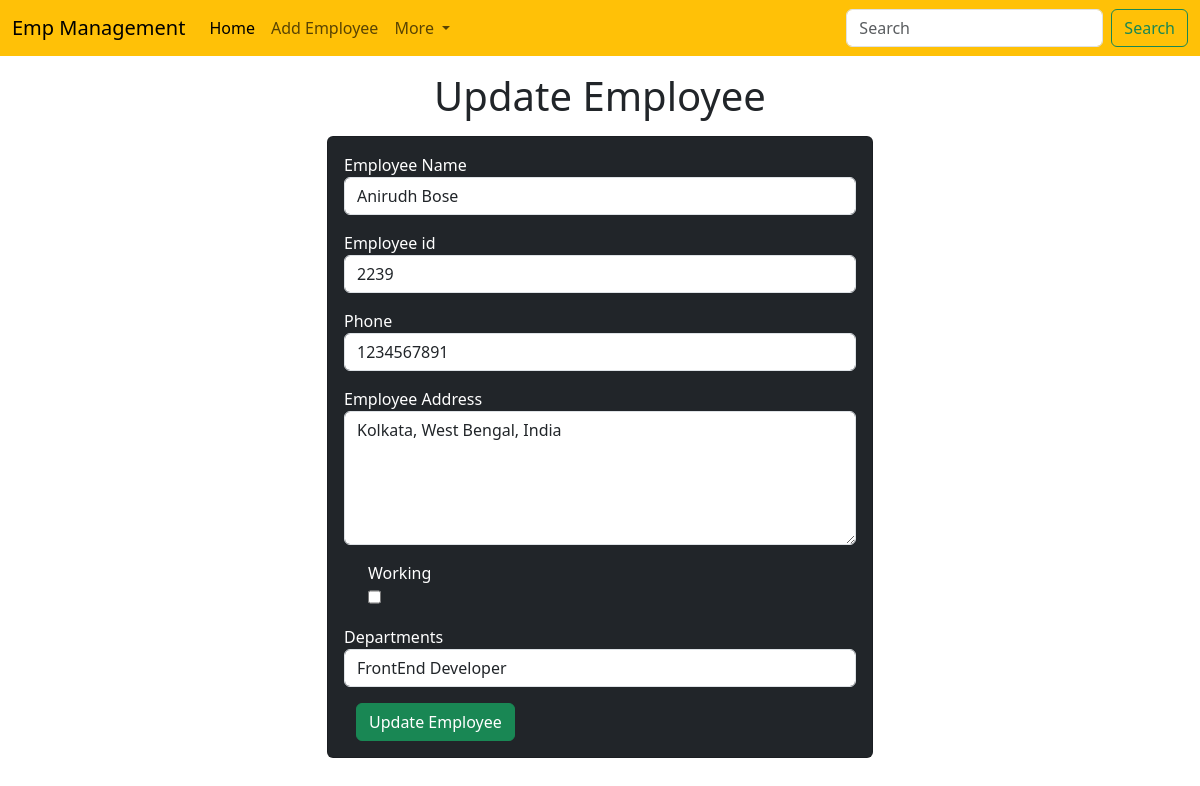
The page /emp/update-emp/6 on the database its author committed.
### emp/models.py (models this page shows)
class Emp(models.Model):
    name=models.CharField(max_length=200)
    emp_id=models.CharField(max_length=10)
    phone=models.CharField(max_length=10)
    address=models.CharField(max_length=200)
    department=models.CharField(max_length=10)
    working=models.BooleanField(default=True)

### emp/views.py (the view)
# urls.py: path('update-emp/<int:e_id_gpk>',update_emp),
def update_emp(request,e_id_gpk):
    print(e_id_gpk)
    emp=Emp.objects.get(id=e_id_gpk)
    return render(request,"emp/update_emp.html",{'Employee': emp})

### templates/emp/update_emp.html (shortened to what this page needs)
<!doctype html>
<html lang="en">
  <head>
    <link href="https://cdn.jsdelivr.net/npm/bootstrap@5.3.2/dist/css/bootstrap.min.css" rel="stylesheet">
  </head>
  <body>
    {% include 'emp/navbar.html' %}
    <h1 class="text-center my-3"> Update Employee </h1>
     <div class="container">
        <div class="row">
            <div class="col-md-6 offset-md-3">
                <div class="card bg-dark text-white">
                    <div class="card-body">
                        <form action="/emp/do-update-emp/{{Employee.id}}" method="POST" >
                            <div class="mb-3">
                                <label for="name">Employee Name</label>
                                <input id="name" type="text" class="form-control" placeholder="Enter Emp Name" name="emp_name" value="{{Employee.name}}">
                            </div>
                            <div class="mb-3">
                                <label for="id">Employee id</label>
                                <input id="id" type="text" class="form-control" placeholder="Enter Emp id" name="emp_id" value="{{Employee.emp_id}}">
                            </div>
                            <div class="mb-3">
                                <label for="phone">Phone</label>
                                <input id="phone" type="text" class="form-control" placeholder="Enter Emp phone number" name="emp_phone" value="{{Employee.phone}}">
                            </div>
                            <div class="mb-3">
                                <label for="address">Employee Address</label>
                                <textarea name="emp_address" id="address" rows="5" class="form-control" >{{Employee.address}}</textarea>
                            </div>
                            <div class="mb-3 form-check" >
                                <label for="working">Working</label>
                                <input {%if Employee.working%} checked {%endif%} id="working" type="checkbox" class="form-check input" name="emp_working" >
                            </div>
                            <div class="mb-3">
                                <label for="department">Departments</label>
                                <select name="emp_department" id="department" class="form-control" value="{{Employee.department}}">
                                    <option value="FD">FrontEnd Developer</option>
                                </select>
                            </div>
                            <div class="container">
                                <button class="btn btn-success">
                                    Update Employee
                                </button>
                            </div>
                        </form>
                    </div>
                </div>
            </div>
        </div>
     </div>
  </body>
</html>

### rows shown on the page
Emp: emp_name "Anirudh Bose", emp_id "2239", emp_phone "1234567891", emp_address "Kolkata, West Bengal, India", emp_department "FrontEnd Developer"
